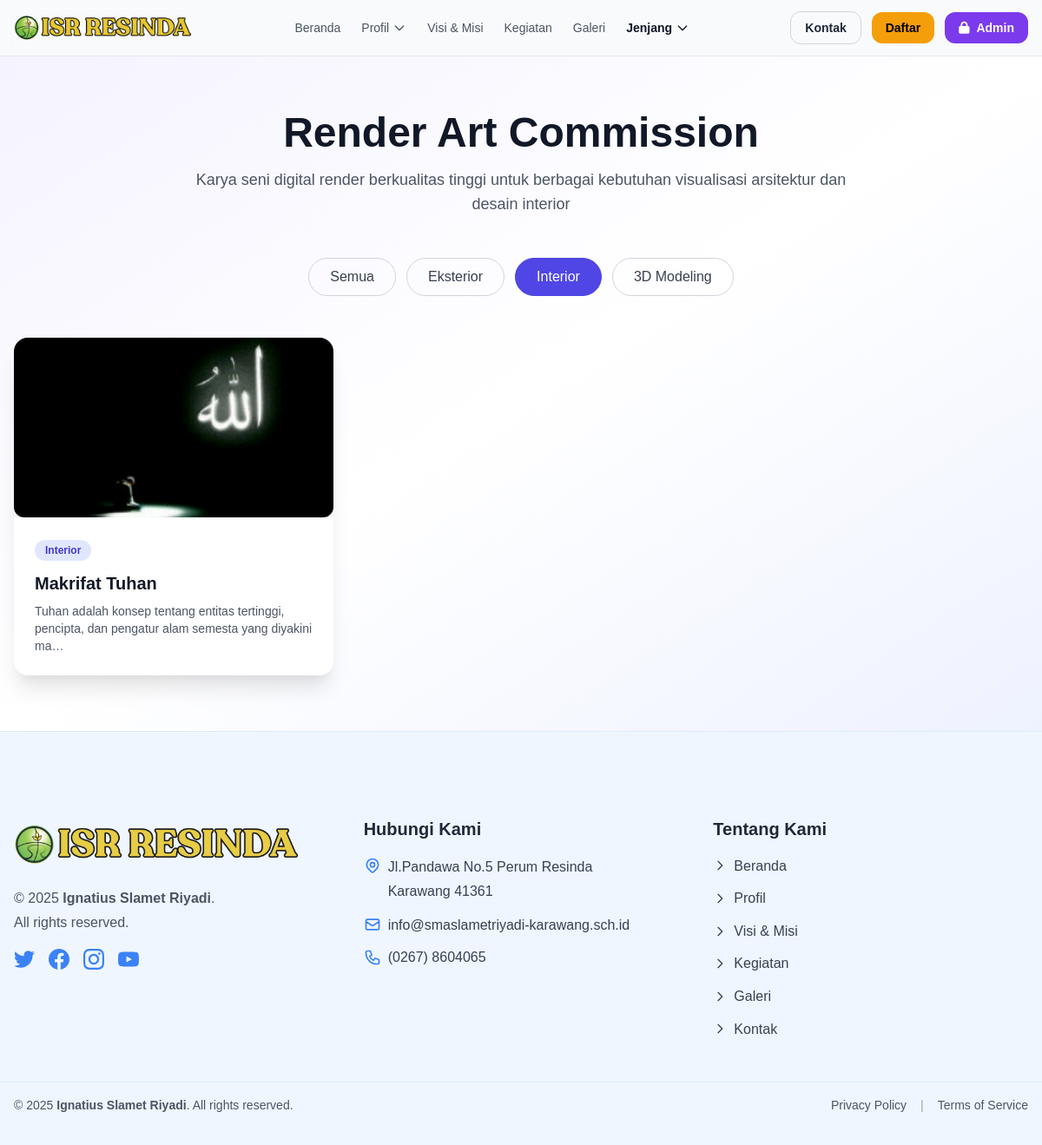
The app's page /render-art.php?cat=interior with its own data.
### tables this page shows
CREATE TABLE `render_art` (
  `id` int(11) NOT NULL,
  `title` varchar(255) NOT NULL,
  `description` text DEFAULT NULL,
  `image_path` varchar(500) DEFAULT NULL,
  `category` enum('eksterior','interior','3d_modeling') NOT NULL DEFAULT 'eksterior',
  `status` enum('active','inactive') NOT NULL DEFAULT 'active',
  `created_by` int(11) DEFAULT NULL,
  `created_at` timestamp NULL DEFAULT current_timestamp(),
  `updated_at` timestamp NULL DEFAULT NULL ON UPDATE current_timestamp()
);

### render-art.php (the view, shortened to what this page needs)
<?php
include 'includes/header.php';
function h($s){ return htmlspecialchars((string)$s, ENT_QUOTES, 'UTF-8'); }
function getImageUrl($imagePath){
  return '/site/' . ltrim($imagePath, '/');
}
function excerpt($text, $len = 100){
  $text = (string)$text;
  $text = trim(preg_replace("/\s+/u", " ", $text));
  if (function_exists('mb_strimwidth')) {
    return mb_strimwidth($text, 0, $len, '…', 'UTF-8');
  }
  return strlen($text) > $len ? substr($text, 0, $len) . '…' : $text;
}
$db = (new Database())->getConnection();
$filter  = $_GET['cat'] ?? '';
$allowed = ['eksterior','interior','3d_modeling'];
$sql    = "SELECT * FROM render_art WHERE status = 'active'";
$params = [];
if (!empty($filter) && in_array($filter, $allowed, true)) {
  $sql .= " AND category = :cat";
  $params[':cat'] = $filter;
}
$sql .= " ORDER BY created_at DESC, id DESC";
$stmt = $db->prepare($sql);
$stmt->execute($params);
$render_items = $stmt->fetchAll(PDO::FETCH_ASSOC);
$seen = [];
$render_items = array_values(array_filter($render_items, function($row) use (&$seen){
  $id = (int)($row['id'] ?? 0);
  if (!$id) return false;
  if (isset($seen[$id])) return false;
  $seen[$id] = true;
  return true;
}));
$colorMap = [
  'eksterior'   => ['text' => 'text-purple-700', 'bg' => 'bg-purple-100', 'label' => 'Eksterior'],
  'interior'    => ['text' => 'text-indigo-700', 'bg' => 'bg-indigo-100', 'label' => 'Interior'],
  '3d_modeling' => ['text' => 'text-blue-700',   'bg' => 'bg-blue-100',   'label' => '3D Modeling'],
];
?>
<section class="py-16 bg-gradient-to-br from-purple-50 via-white to-indigo-50">
  <div class="max-w-7xl mx-auto px-4">
    <div class="text-center mb-12">
      <h1 class="text-4xl md:text-5xl font-bold text-gray-900 mb-4">Render Art Commission</h1>
      <p class="text-lg text-gray-600 max-w-3xl mx-auto">
        Karya seni digital render berkualitas tinggi untuk berbagai kebutuhan visualisasi arsitektur dan desain interior
      </p>
    </div>
    <div class="flex flex-wrap justify-center gap-3 mb-12">
      <?php
        $tabs = [
          ['label'=>'Semua',      'val'=>''],
          ['label'=>'Eksterior',  'val'=>'eksterior'],
          ['label'=>'Interior',   'val'=>'interior'],
          ['label'=>'3D Modeling','val'=>'3d_modeling'],
        ];
        foreach ($tabs as $t):
          $active = ($t['val'] === ($filter ?? ''));
          $href = 'render-art.php' . ($t['val'] ? ('?cat='.$t['val']) : '');
      ?>
        <a href="<?= h($href) ?>"
           class="px-6 py-2 rounded-full border transition <?=
                  $active
                  ? 'bg-indigo-600 text-white border-indigo-600'
                  : 'border-gray-300 text-gray-700 hover:bg-indigo-600 hover:text-white' ?>">
          <?= h($t['label']) ?>
        </a>
      <?php endforeach; ?>
    </div>
    <div class="grid grid-cols-1 md:grid-cols-2 lg:grid-cols-3 gap-8">
      <?php if (empty($render_items)): ?>
        <div class="col-span-3 text-center text-gray-500 py-12">
          <div class="text-6xl mb-4">🎨</div>
          <p class="text-xl font-medium">Belum ada karya render yang tersedia.</p>
          <p class="text-sm mt-2">Silakan cek kembali nanti atau hubungi kami untuk informasi lebih lanjut.</p>
        </div>
      <?php else: ?>
        <?php foreach ($render_items as $item): ?>
          <?php
            $id      = (int)($item['id'] ?? 0);
            $title   = $item['title'] ?? '';
            $desc    = $item['description'] ?? '';
            $catKey  = strtolower($item['category'] ?? '');
            $cat     = $colorMap[$catKey] ?? ['text'=>'text-gray-700','bg'=>'bg-gray-100','label'=>ucwords(str_replace('_',' ', $catKey ?: 'Umum'))];
            $imageUrl= getImageUrl($item['image_path'] ?? '');
          ?>
          <a href="render-art-detail.php?id=<?= $id ?>" class="block group">
            <div class="bg-white rounded-2xl shadow-xl overflow-hidden transition-all duration-300 group-hover:-translate-y-1 group-hover:shadow-2xl">
              <div class="relative w-full overflow-hidden bg-gray-100" style="aspect-ratio:16/9">
                <?php if (!empty($imageUrl)): ?>
                  <img
                    src="<?= h($imageUrl) ?>"
                    alt="<?= h($title) ?>"
                    class="absolute inset-0 w-full h-full object-cover transition-transform duration-500 group-hover:scale-105"
                    loading="lazy"
                    onerror="this.onerror=null; this.style.display='none';">
                <?php endif; ?>
              </div>
              <div class="p-6">
                <div class="mb-3">
                  <span class="inline-block px-3 py-1 rounded-full text-xs font-semibold <?= h($cat['text']) ?> <?= h($cat['bg']) ?>">
                    <?= h($cat['label']) ?>
                  </span>
                </div>
                <h3 class="text-xl font-bold text-gray-900 mb-2">
                  <?= h($title) ?>
                </h3>
                <?php if ($desc !== ''): ?>
                  <p class="text-gray-600 text-sm">
                    <?= h(excerpt($desc, 100)) ?>
                  </p>
                <?php endif; ?>
              </div>
            </div>
          </a>
        <?php endforeach; ?>
      <?php endif; ?>
    </div>
  </div>
</section>
<?php
include 'includes/footer.php';

### assets/css/style.css (style rules this page uses)
* { margin: 0; padding: 0; box-sizing: border-box; font-family: 'Arial', sans-serif; }
body { background-color: #f5f5f5; color: #333; line-height: 1.6; }
img { max-width:100%;height:auto;border-radius:0.75rem }

### includes/header.php (style rules this page uses)
body { font-family:'Inter',system-ui,-apple-system,'Segoe UI',Roboto,Helvetica,Arial }

### records on screen
render_art: image_path (picture), category "Interior", title "Makrifat Tuhan", description "Tuhan adalah konsep tentang entitas tertinggi, pencipta, dan pengatur alam semesta yang diyakini ma…"

### other values on screen
$t['label'] "Semua"
$t['label'] "Eksterior"
$t['label'] "Interior"
$t['label'] "3D Modeling"
